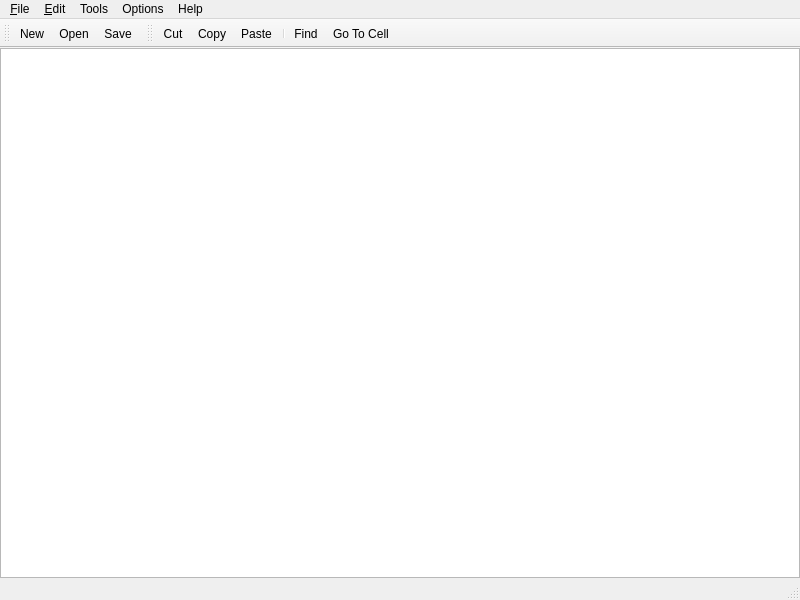
<?xml version="1.0" encoding="UTF-8"?>
<ui version="4.0">
 <class>MainWindow</class>
 <widget class="QMainWindow" name="MainWindow">
  <property name="geometry">
   <rect>
    <x>0</x>
    <y>0</y>
    <width>800</width>
    <height>600</height>
   </rect>
  </property>
  <property name="windowTitle">
   <string>Spreadheet</string>
  </property>
  <widget class="QWidget" name="centralwidget">
   <layout class="QVBoxLayout" name="verticalLayout">
    <property name="spacing">
     <number>0</number>
    </property>
    <property name="leftMargin">
     <number>0</number>
    </property>
    <property name="topMargin">
     <number>0</number>
    </property>
    <property name="rightMargin">
     <number>0</number>
    </property>
    <property name="bottomMargin">
     <number>0</number>
    </property>
    <item>
     <widget class="Spreadsheet" name="tableWidget"/>
    </item>
   </layout>
  </widget>
  <widget class="QMenuBar" name="menubar">
   <property name="geometry">
    <rect>
     <x>0</x>
     <y>0</y>
     <width>800</width>
     <height>21</height>
    </rect>
   </property>
   <widget class="QMenu" name="menuFile">
    <property name="title">
     <string>&amp;File</string>
    </property>
    <addaction name="action_New"/>
    <addaction name="action_Open"/>
    <addaction name="action_Save"/>
    <addaction name="actionSave_As"/>
    <addaction name="separator"/>
    <addaction name="actionExit"/>
   </widget>
   <widget class="QMenu" name="menuEdit">
    <property name="title">
     <string>&amp;Edit</string>
    </property>
    <widget class="QMenu" name="menu_Select">
     <property name="title">
      <string>&amp;Select</string>
     </property>
     <addaction name="actionRow"/>
     <addaction name="actionColumn"/>
     <addaction name="actionAll"/>
    </widget>
    <addaction name="action_Cut"/>
    <addaction name="action_Copy"/>
    <addaction name="action_Paste"/>
    <addaction name="action_Delete"/>
    <addaction name="menu_Select"/>
    <addaction name="separator"/>
    <addaction name="action_Find"/>
    <addaction name="action_Go_To_Cell"/>
   </widget>
   <widget class="QMenu" name="menuTools">
    <property name="title">
     <string>Tools</string>
    </property>
    <addaction name="actionRecalculate"/>
    <addaction name="actionSort"/>
   </widget>
   <widget class="QMenu" name="menuOptions">
    <property name="title">
     <string>Options</string>
    </property>
    <addaction name="action_ShowGrid"/>
    <addaction name="action_Auto_Recalculate"/>
   </widget>
   <widget class="QMenu" name="menuHelp">
    <property name="title">
     <string>Help</string>
    </property>
    <addaction name="actionAbout"/>
    <addaction name="actionAbout_Qt"/>
   </widget>
   <addaction name="menuFile"/>
   <addaction name="menuEdit"/>
   <addaction name="menuTools"/>
   <addaction name="menuOptions"/>
   <addaction name="menuHelp"/>
  </widget>
  <widget class="QStatusBar" name="statusbar"/>
  <widget class="QToolBar" name="FiletoolBar">
   <property name="windowTitle">
    <string>toolBar</string>
   </property>
   <attribute name="toolBarArea">
    <enum>TopToolBarArea</enum>
   </attribute>
   <attribute name="toolBarBreak">
    <bool>false</bool>
   </attribute>
   <addaction name="action_New"/>
   <addaction name="action_Open"/>
   <addaction name="action_Save"/>
  </widget>
  <widget class="QToolBar" name="EdittoolBar">
   <property name="windowTitle">
    <string>toolBar_2</string>
   </property>
   <attribute name="toolBarArea">
    <enum>TopToolBarArea</enum>
   </attribute>
   <attribute name="toolBarBreak">
    <bool>false</bool>
   </attribute>
   <addaction name="action_Cut"/>
   <addaction name="action_Copy"/>
   <addaction name="action_Paste"/>
   <addaction name="separator"/>
   <addaction name="action_Find"/>
   <addaction name="action_Go_To_Cell"/>
  </widget>
  <action name="action_ShowGrid">
   <property name="checkable">
    <bool>true</bool>
   </property>
   <property name="text">
    <string>&amp;Show Grid</string>
   </property>
  </action>
  <action name="action_Auto_Recalculate">
   <property name="checkable">
    <bool>true</bool>
   </property>
   <property name="text">
    <string>&amp;Auto-Recalculate</string>
   </property>
  </action>
  <action name="actionAbout">
   <property name="text">
    <string>&amp;About</string>
   </property>
  </action>
  <action name="actionAbout_Qt">
   <property name="text">
    <string>About &amp;Qt</string>
   </property>
  </action>
  <action name="action_New">
   <property name="enabled">
    <bool>true</bool>
   </property>
   <property name="icon">
    <iconset resource="resources.qrc">
     <normaloff>:/images/new.png</normaloff>:/images/new.png</iconset>
   </property>
   <property name="text">
    <string>&amp;New</string>
   </property>
   <property name="shortcut">
    <string>Ctrl+N</string>
   </property>
  </action>
  <action name="action_Open">
   <property name="icon">
    <iconset resource="resources.qrc">
     <normaloff>:/images/open.png</normaloff>:/images/open.png</iconset>
   </property>
   <property name="text">
    <string>&amp;Open</string>
   </property>
   <property name="shortcut">
    <string>Ctrl+O</string>
   </property>
  </action>
  <action name="action_Save">
   <property name="icon">
    <iconset resource="resources.qrc">
     <normaloff>:/images/save.png</normaloff>:/images/save.png</iconset>
   </property>
   <property name="text">
    <string>&amp;Save</string>
   </property>
   <property name="shortcut">
    <string>Ctrl+S</string>
   </property>
  </action>
  <action name="actionSave_As">
   <property name="text">
    <string>Save &amp;As</string>
   </property>
  </action>
  <action name="action_Cut">
   <property name="icon">
    <iconset resource="resources.qrc">
     <normaloff>:/images/cut.png</normaloff>:/images/cut.png</iconset>
   </property>
   <property name="text">
    <string>Cut</string>
   </property>
   <property name="shortcut">
    <string>Ctrl+X</string>
   </property>
  </action>
  <action name="action_Copy">
   <property name="icon">
    <iconset resource="resources.qrc">
     <normaloff>:/images/copy.png</normaloff>:/images/copy.png</iconset>
   </property>
   <property name="text">
    <string>&amp;Copy</string>
   </property>
   <property name="shortcut">
    <string>Ctrl+C</string>
   </property>
  </action>
  <action name="action_Paste">
   <property name="icon">
    <iconset resource="resources.qrc">
     <normaloff>:/images/paste.png</normaloff>:/images/paste.png</iconset>
   </property>
   <property name="text">
    <string>&amp;Paste</string>
   </property>
   <property name="shortcut">
    <string>Ctrl+V</string>
   </property>
  </action>
  <action name="action_Delete">
   <property name="text">
    <string>&amp;Delete</string>
   </property>
   <property name="shortcut">
    <string>Del</string>
   </property>
  </action>
  <action name="action_Find">
   <property name="icon">
    <iconset resource="resources.qrc">
     <normaloff>:/images/find.png</normaloff>:/images/find.png</iconset>
   </property>
   <property name="text">
    <string>&amp;Find</string>
   </property>
   <property name="shortcut">
    <string>Ctrl+F</string>
   </property>
  </action>
  <action name="action_Go_To_Cell">
   <property name="icon">
    <iconset resource="resources.qrc">
     <normaloff>:/images/gotocell.png</normaloff>:/images/gotocell.png</iconset>
   </property>
   <property name="text">
    <string>&amp;Go To Cell</string>
   </property>
   <property name="shortcut">
    <string>Ctrl+G</string>
   </property>
  </action>
  <action name="actionRecalculate">
   <property name="text">
    <string>Recalculate</string>
   </property>
   <property name="shortcut">
    <string>F9</string>
   </property>
  </action>
  <action name="actionSort">
   <property name="text">
    <string>Sort</string>
   </property>
  </action>
  <action name="actionExit">
   <property name="text">
    <string>Exit</string>
   </property>
  </action>
  <action name="actionRow">
   <property name="text">
    <string>Row</string>
   </property>
  </action>
  <action name="actionColumn">
   <property name="text">
    <string>Column</string>
   </property>
  </action>
  <action name="actionAll">
   <property name="text">
    <string>All</string>
   </property>
   <property name="shortcut">
    <string>Ctrl+S, Ctrl+S, Ctrl+S, Ctrl+S</string>
   </property>
  </action>
 </widget>
 <customwidgets>
  <customwidget>
   <class>Spreadsheet</class>
   <extends>QTableWidget</extends>
   <header>spreadsheet.h</header>
  </customwidget>
 </customwidgets>
 <resources>
  <include location="resources.qrc"/>
 </resources>
 <connections/>
</ui>
